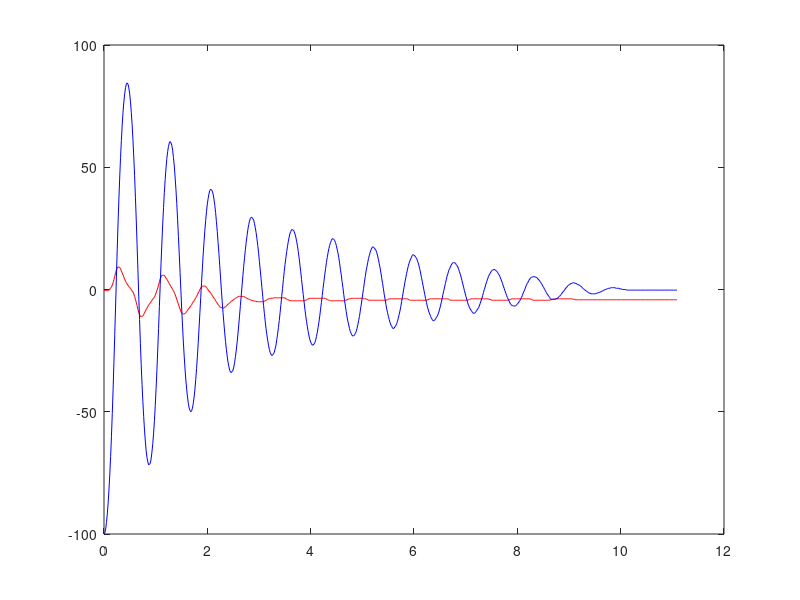

The MATLAB source for this figure:
clear all, 
close all, 
clc,
%%
X=load('Coordonees1_100.txt');


plot(X(:,1)-X(1,1),X(:,2),'r-');
hold on;
plot(X(:,1)-X(1,1),X(:,3),'b-');